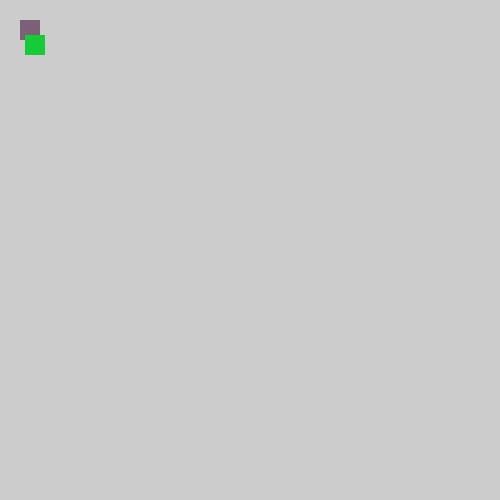
Frame 1 (no input)
Frame 60 (the mouse pressed at the canvas centre just before this capture): identical to frame 1, image omitted
Frame 120 (the mouse held since frame 60 and released just before this capture): identical to frame 1, image omitted

The Processing sketch that drew this single still picture (run headless with seeded random() and noise(); from frame 60 on, the mouse is pressed at the canvas centre):

// Processing sketch: ex3_rect_fill_noStroke
// ── ex3_rect_fill_noStroke.pde
void setup() {
  size(500, 500);
}

void draw() {
  noStroke();

  fill(#7C6077);
  rect(20, 20, 20, 20);

  fill(#15CB37);
  rect(25, 35, 20, 20);
}
